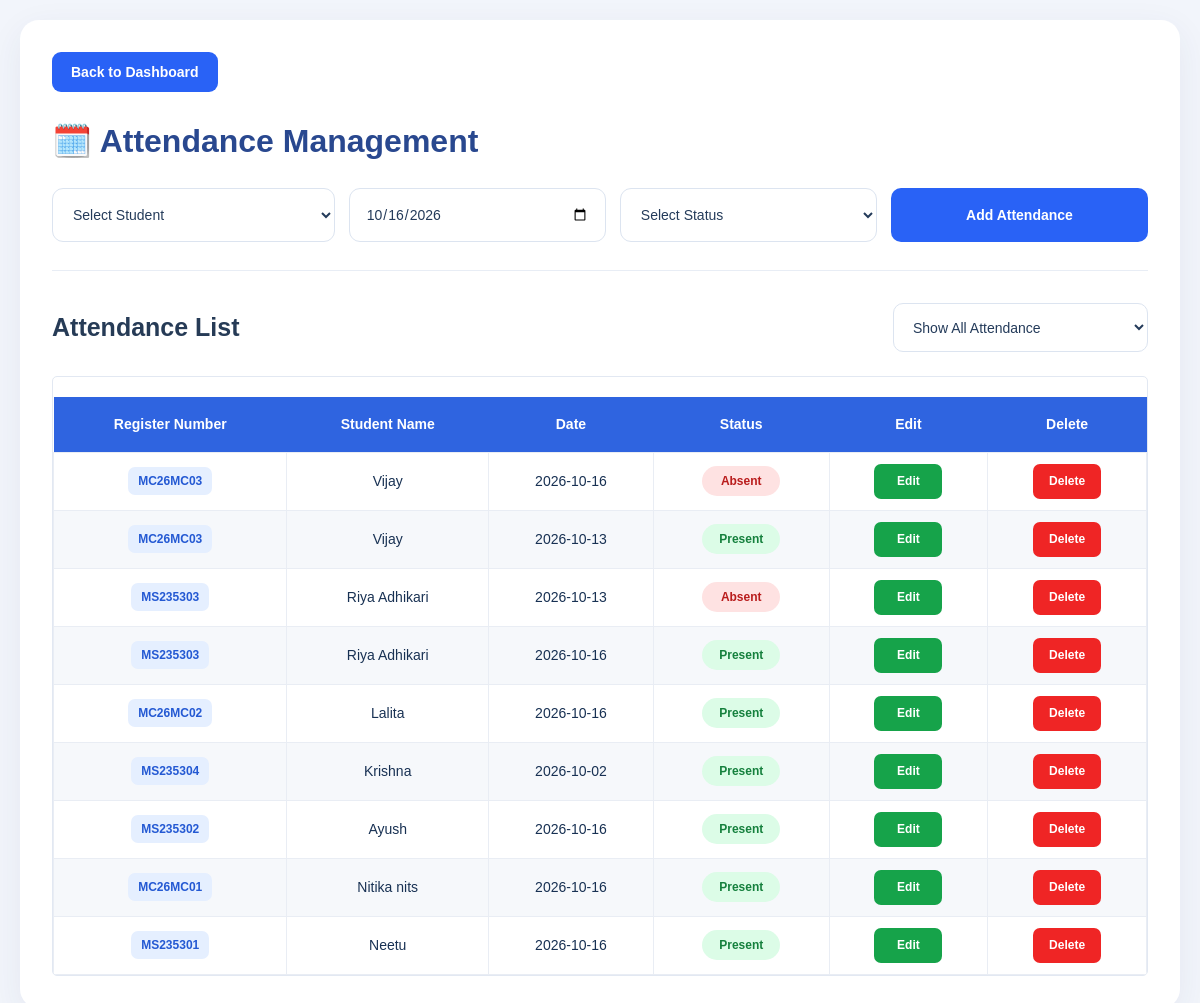
The app's page /attendance with its own data.
### tables this page shows
CREATE TABLE attendance (
            id INTEGER PRIMARY KEY AUTOINCREMENT,
            student_name TEXT,
            date TEXT,
            status TEXT
        );

### app.py (the view, shortened to what this page needs)
@app.route("/attendance", methods=["GET", "POST"])
def attendance():
    conn = get_db()
    today = date.today().isoformat()
    students_data = conn.execute("""
        SELECT id, name, student_code, course_type
        FROM students
        ORDER BY name
    """).fetchall()
    attendance_data = conn.execute("""
        SELECT
            a.id,
            a.student_name,
            a.date,
            a.status,
            COALESCE(
                (
                    SELECT s.student_code
                    FROM students s
                    WHERE LOWER(TRIM(s.name)) =
                          LOWER(TRIM(a.student_name))
                    ORDER BY s.id DESC
                    LIMIT 1
                ),
                'Not assigned'
            ) AS student_code
        FROM attendance a
        ORDER BY a.id DESC
    """).fetchall()
    conn.close()
    return render_template(
        "attendance.html",
        students=students_data,
        attendance_data=attendance_data,
        today=today
    )

### app.py (called while the page is built)
def get_db():
    conn = sqlite3.connect(DB_PATH)
    conn.row_factory = sqlite3.Row
    return conn

### templates/attendance.html (shortened to what this page needs)
<!DOCTYPE html>
<html lang="en">
<head>
    <link rel="stylesheet"
          href="{{ url_for('static', filename='style.css') }}">
</head>
<body>
<div class="attendance-container">
    <a href="{{ url_for('dashboard') }}" class="back-btn">
        Back to Dashboard
    </a>
    <h1 class="page-title">🗓️ Attendance Management</h1>
    <form method="POST"
          action="{{ url_for('attendance') }}"
          class="attendance-form"
          id="attendanceForm">
        <select name="student_name" required>
            <option value="">Select Student</option>
        </select>
        <input type="date"
               name="date"
               id="attendanceDate"
               value="{{ today }}"
               max="{{ today }}"
               required>
        <select name="status" required>
            <option value="">Select Status</option>
        </select>
        <button type="submit" class="primary-btn">
            Add Attendance
        </button>
    </form>
    <hr class="section-divider">
    <div class="list-header">
        <h2 class="list-title">Attendance List</h2>
        <select id="attendanceFilter" class="filter-select">
            <option value="all">Show All Attendance</option>
        </select>
    </div>
    <div class="table-wrapper">
        <table class="attendance-table">
            <thead>
                <tr>
                    <th>Register Number</th>
                    <th>Student Name</th>
                    <th>Date</th>
                    <th>Status</th>
                    <th>Edit</th>
                    <th>Delete</th>
                </tr>
            </thead>
            <tbody id="attendanceTableBody">
                {% for record in attendance_data %}
                <tr data-status="{{ record['status'] }}">
                    <td>
                        <span class="register-number">
                            {{ record['student_code'] }}
                        </span>
                    </td>
                    <td>{{ record['student_name'] }}</td>
                    <td>{{ record['date'] }}</td>
                    <td>
                        {% if record['status'] == 'Present' %}
                            <span class="status status-present">Present</span>
                        {% else %}
                            <span class="status status-absent">Absent</span>
                        {% endif %}
                    </td>
                    <td>
                        <a href="{{ url_for('edit_attendance', id=record['id']) }}"
                           class="edit-btn">
                            Edit
                        </a>
                    </td>
                    <td>
                        <form method="POST"
                              action="{{ url_for('delete_attendance', id=record['id']) }}"
                              class="delete-form">
                            <button type="button"
                                    class="delete-btn open-delete-modal">
                                Delete
                            </button>
                        </form>
                    </td>
                </tr>
                {% else %}
                <tr>
                    <td colspan="6" class="empty-row">
                        No attendance records found.
                    </td>
                </tr>
                {% endfor %}
            </tbody>
        </table>
    </div>
</div>
</body>
</html>

### static/style.css (style rules this page uses)
* { margin:0; padding:0; box-sizing:border-box; }
body { font-family:'Segoe UI',sans-serif; background:#f4f6f9; padding:25px; }
h1 { color:#1e3a8a; font-size:42px; font-weight:700; margin-bottom:30px; }
h2 { font-size:32px; margin:30px 0 20px; }
form { display:flex; flex-wrap:wrap; gap:15px; align-items:center; margin-bottom:25px; }
input, select { width:280px; height:50px; padding:0 15px; border:1px solid #d1d5db; border-radius:8px; font-size:16px; }
button { background:#2563eb; color:#fff; border:none; height:50px; padding:0 25px; border-radius:8px; font-size:16px; cursor:pointer; }
table { width:100%; border-collapse:collapse; margin-top:20px; }
th { background:#2f64e0; color:white; padding:16px; font-size:18px; text-align:center; }
td { padding:16px; border:1px solid #e5e7eb; font-size:17px; text-align:center; }
tr:nth-child(even) { background:#fafafa; }
.edit-btn { background:#16a34a; color:white; text-decoration:none; padding:10px 18px; border-radius:6px; font-size:15px; }
.delete-btn { background:#dc2626; color:white; text-decoration:none; padding:10px 18px; border-radius:6px; font-size:15px; }
hr { margin:25px 0; border:none; border-top:1px solid #ddd; }
.page-title { font-size:48px; color:#1e3a8a; margin-bottom:30px; }
.back-btn { display:inline-block; margin-bottom:20px; padding:10px 18px; background:#2563eb; color:white; text-decoration:none; border-radius:6px; font-weight:600; }
.back-btn { display: inline-block; background: #2563eb; color: white; padding: 12px 20px; border-radius: 8px; text-decoration: none; font-size: 15px; font-weight: 600; margin-bottom: 20px; transition: background 0.3s ease; }

### records on screen
attendance: student_code "MC26MC03", student_name "Vijay", date "2026-10-16", status "Absent"
attendance: student_code "MC26MC03", student_name "Vijay", date "2026-10-13", status "Present"
attendance: student_code "MS235303", student_name "Riya Adhikari", date "2026-10-13", status "Absent"
attendance: student_code "MS235303", student_name "Riya Adhikari", date "2026-10-16", status "Present"
attendance: student_code "MC26MC02", student_name "Lalita", date "2026-10-16", status "Present"
attendance: student_code "MS235304", student_name "Krishna", date "2026-10-02", status "Present"
attendance: student_code "MS235302", student_name "Ayush", date "2026-10-16", status "Present"
attendance: student_code "MC26MC01", student_name "Nitika nits", date "2026-10-16", status "Present"
attendance: student_code "MS235301", student_name "Neetu", date "2026-10-16", status "Present"
